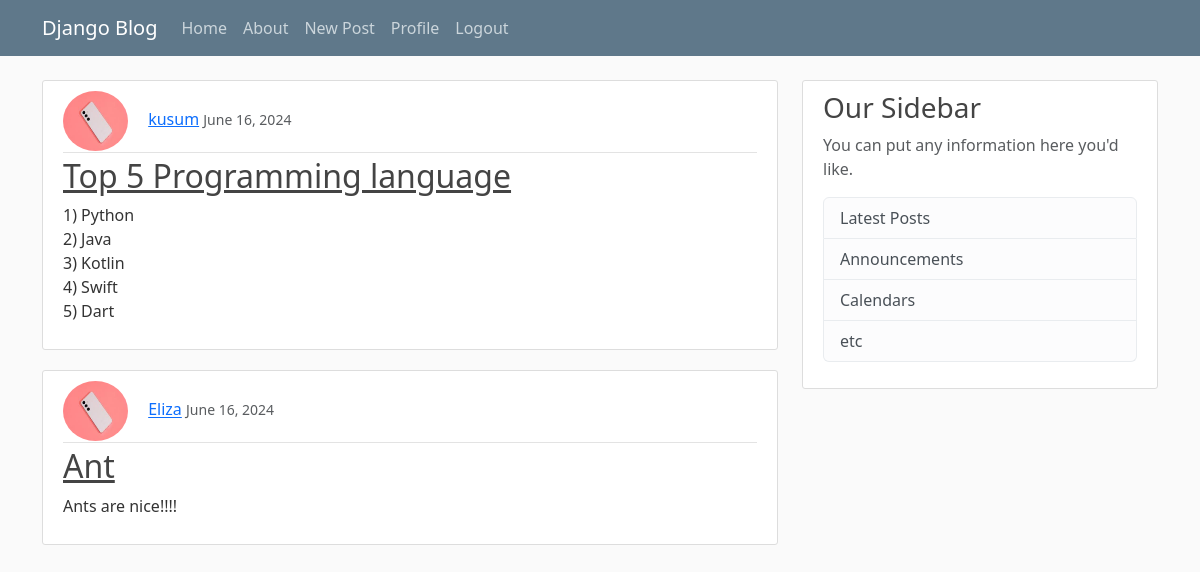
The page / (signed in) on the database its author committed.
### blog/models.py (models this page shows, shortened)
class Articles(models.Model):
    title=models.CharField(max_length=100)
    content=models.TextField()
    date_posted=models.DateField(default=timezone.now)
    author=models.ForeignKey(User,on_delete=models.CASCADE,db_constraint=False)

### register/models.py (models this page shows)
class Profiles(models.Model):
    user=models.OneToOneField(User,on_delete=models.CASCADE)
    img =models.ImageField(default='/meida/default.jpg',upload_to='meida/profile/')

### blog/views.py (the view)
# urls.py: path('',Blog_list_view.as_view() ,name='blog.home'),
class Blog_list_view(ListView):
    model=Articles
    template_name='blog/home.html'
    context_object_name='articles'
    ordering=['-date_posted']
    paginate_by=5

### blog/templates/blog/home.html (shortened to what this page needs)
{% extends 'blog/base.html' %}
{% block content %}
    {% for post in articles %}
        <article class="media content-section">
            <div class="media-body">
            <div class="article-metadata">
                <img class="rounded-circle article-img" src="{{user.profiles.img.url}}">
                <a class="mr-2" href="{% url 'blog.user' post.author.username %}">{{ post.author }}</a>
                <small class="text-muted">{{ post.date_posted}}</small>
            </div>
            <h2><a class="article-title" href="{% url 'blog.detail' post.id %}">{{ post.title }}</a></h2>
            <p class="article-content">{{ post.content }}</p>
            </div>
        </article>
    {% endfor %}
{% endblock %}

### blog/templates/blog/base.html (shortened to what this page needs)
{% load static %}
<!DOCTYPE html>
<html lang="en">
<head>
    <head>
        <link href="https://cdn.jsdelivr.net/npm/bootstrap@5.3.3/dist/css/bootstrap.min.css" rel="stylesheet">
        <link rel="stylesheet" type="text/css" href= "{% static 'blog/main.css' %}">
    </head>
<body>
    <header class="site-header">
        <nav class="navbar navbar-expand-md navbar-dark bg-steel fixed-top">
          <div class="container">
            <a class="navbar-brand mr-4" href="{% url 'blog.home' %}">Django Blog</a>
            <div class="collapse navbar-collapse" id="navbarToggle">
              <div class="navbar-nav mr-auto">
                <a class="nav-item nav-link" href="{% url 'blog.home' %}">Home</a>
                <a class="nav-item nav-link" href="{% url 'blog.about' %}">About</a>
              </div>
              <div class="navbar-nav">
                {% if user.is_authenticated %}
                <a class="nav-item nav-link" href="{% url 'blog.content' %}">New Post</a>
                <a class="nav-item nav-link" href="{% url 'profile' %}">Profile</a>
                <a class="nav-item nav-link ml-3" href="{% url 'logout' %}">Logout</a>
                {% else %}
                  <a class="nav-item nav-link" href="{% url 'login' %}">Login</a>
                  <a class="nav-item nav-link" href="{% url 'register' %}">Register</a>
                {% endif %}
              </div>
            </div>
          </div>
        </nav>
      </header>
      <main role="main" class="container">
        <div class="row">
          <div class="col-md-8">
            {% block content %}{% endblock %}
          </div>
          <div class="col-md-4">
            <div class="content-section">
              <h3>Our Sidebar</h3>
              <p class='text-muted'>You can put any information here you'd like.
                <ul class="list-group">
                  <li class="list-group-item list-group-item-light">Latest Posts</li>
                  <li class="list-group-item list-group-item-light">Announcements</li>
                  <li class="list-group-item list-group-item-light">Calendars</li>
                  <li class="list-group-item list-group-item-light">etc</li>
                </ul>
              </p>
            </div>
          </div>
        </div>
      </main>
</body>
</html>

### blog/static/blog/main.css (style rules this page uses)
body { background: #fafafa; color: #333333; margin-top: 5rem; }
h1, h2, h3, h4, h5, h6 { color: #444444; }
ul { margin: 0; }
.bg-steel { background-color: #5f788a; }
.site-header .navbar-nav .nav-link { color: #cbd5db; }
.content-section { background: #ffffff; padding: 10px 20px; border: 1px solid #dddddd; border-radius: 3px; margin-bottom: 20px; }
.article-title { color: #444444; }
.article-content { white-space: pre-line; }
.article-img { height: 60px; width: 65px; margin-right: 16px; }
.article-metadata { padding-bottom: 1px; margin-bottom: 4px; border-bottom: 1px solid #e3e3e3 }

### rows shown on the page
Articles: profiles.img (placeholder picture), author "kusum", date_posted "June 16, 2024", title "Top 5 Programming language", content "1) Python 2) Java 3) Kotlin 4) Swift 5) Dart"
Articles: profiles.img (placeholder picture), author "Eliza", date_posted "June 16, 2024", title "Ant", content "Ants are nice!!!!"
